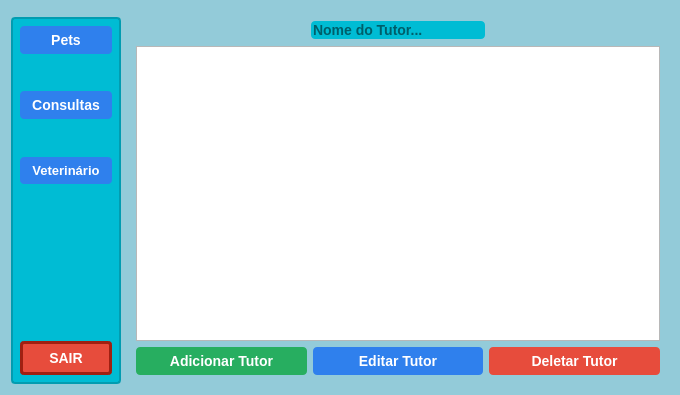
<?xml version="1.0" encoding="UTF-8"?>
<ui version="4.0">
 <class>Form</class>
 <widget class="QWidget" name="Form">
  <property name="geometry">
   <rect>
    <x>0</x>
    <y>0</y>
    <width>680</width>
    <height>395</height>
   </rect>
  </property>
  <property name="windowTitle">
   <string>Tela Recepcionista - Tutor</string>
  </property>
  <property name="styleSheet">
   <string notr="true">QWidget#Form {
    background-color: #93cbd9;
}</string>
  </property>
  <layout class="QGridLayout" name="gridLayout_2">
   <item row="0" column="0">
    <spacer name="verticalSpacer_5">
     <property name="orientation">
      <enum>Qt::Vertical</enum>
     </property>
     <property name="sizeHint" stdset="0">
      <size>
       <width>20</width>
       <height>1</height>
      </size>
     </property>
    </spacer>
   </item>
   <item row="0" column="1" rowspan="3">
    <widget class="QWidget" name="widget_3" native="true">
     <layout class="QGridLayout" name="gridLayout">
      <item row="0" column="0">
       <layout class="QHBoxLayout" name="horizontalLayout">
        <item>
         <spacer name="horizontalSpacer">
          <property name="orientation">
           <enum>Qt::Horizontal</enum>
          </property>
          <property name="sizeHint" stdset="0">
           <size>
            <width>40</width>
            <height>20</height>
           </size>
          </property>
         </spacer>
        </item>
        <item>
         <widget class="QLineEdit" name="tutorInput">
          <property name="styleSheet">
           <string notr="true">    font-family: &quot;Arial&quot;, sans-serif;
    font-size: 14px;
    font-weight: bold;
background-color: #00bcd4;
    border-radius: 4px;
    border: none;</string>
          </property>
          <property name="placeholderText">
           <string>Nome do Tutor...</string>
          </property>
         </widget>
        </item>
        <item>
         <spacer name="horizontalSpacer_2">
          <property name="orientation">
           <enum>Qt::Horizontal</enum>
          </property>
          <property name="sizeHint" stdset="0">
           <size>
            <width>40</width>
            <height>20</height>
           </size>
          </property>
         </spacer>
        </item>
       </layout>
      </item>
      <item row="1" column="0">
       <widget class="QTableWidget" name="table">
        <property name="styleSheet">
         <string notr="true">QHeaderView::section {
    background-color: #00bcd4;
    color: black; 
    padding: 4px;
    font-size: 14px; 
    font-weight: bold;
    border: 1px solid #007f8f;
}</string>
        </property>
       </widget>
      </item>
      <item row="2" column="0">
       <layout class="QHBoxLayout" name="horizontalLayout_3">
        <item>
         <widget class="QPushButton" name="addTutorBTN">
          <property name="styleSheet">
           <string notr="true">QPushButton {
    background-color: #27ae60;
    color: white;
    border-radius: 4px;
    border: none;
    padding: 6px 12px;
    font-family: &quot;Arial&quot;, sans-serif;
    font-size: 14px;
    font-weight: bold;
}
QPushButton:hover {
    background-color: #219150;
}
</string>
          </property>
          <property name="text">
           <string>Adicionar Tutor</string>
          </property>
         </widget>
        </item>
        <item>
         <widget class="QPushButton" name="editTutorBTN">
          <property name="styleSheet">
           <string notr="true">QPushButton {
    background-color: #2f80ed;
    color: white;
    border: none;
    border-radius: 4px;
    padding: 6px 12px;
    font-family: &quot;Arial&quot;, sans-serif;
    font-size: 14px;
    font-weight: bold;
}
QPushButton:hover {
    background-color: #1c64d1;
}</string>
          </property>
          <property name="text">
           <string>Editar Tutor</string>
          </property>
         </widget>
        </item>
        <item>
         <widget class="QPushButton" name="delTutorBTN">
          <property name="styleSheet">
           <string notr="true">QPushButton {
    background-color: #e74c3c;
    color: white;
    border-radius: 4px;
    border: none;
    padding: 6px 12px;
    font-family: &quot;Arial&quot;, sans-serif;
    font-size: 14px;
    font-weight: bold;
}
QPushButton:hover {
    background-color: #c0392b;
}
</string>
          </property>
          <property name="text">
           <string>Deletar Tutor</string>
          </property>
         </widget>
        </item>
       </layout>
      </item>
     </layout>
    </widget>
   </item>
   <item row="1" column="0">
    <widget class="QWidget" name="widget_2" native="true">
     <property name="enabled">
      <bool>true</bool>
     </property>
     <property name="styleSheet">
      <string notr="true">background-color: #00bcd4;
border: 2px solid #029cb0; 
border-radius: 4px;
padding: 6px 12px;</string>
     </property>
     <layout class="QVBoxLayout" name="verticalLayout">
      <item>
       <widget class="QPushButton" name="petsBTN">
        <property name="styleSheet">
         <string notr="true">QPushButton {
    background-color: #2f80ed;
    color: white;
    border: none;
    border-radius: 4px;
    padding: 6px 12px;
    font-family: &quot;Arial&quot;, sans-serif;
    font-size: 14px;
    font-weight: bold;
}
QPushButton:hover {
    background-color: #1c64d1;
}</string>
        </property>
        <property name="text">
         <string>Pets</string>
        </property>
       </widget>
      </item>
      <item>
       <spacer name="verticalSpacer_3">
        <property name="orientation">
         <enum>Qt::Vertical</enum>
        </property>
        <property name="sizeHint" stdset="0">
         <size>
          <width>20</width>
          <height>80</height>
         </size>
        </property>
       </spacer>
      </item>
      <item>
       <widget class="QPushButton" name="consultasBTN">
        <property name="styleSheet">
         <string notr="true">QPushButton {
    background-color: #2f80ed;
    color: white;
    border: none;
    border-radius: 4px;
    padding: 6px 12px;
    font-family: &quot;Arial&quot;, sans-serif;
    font-size: 14px;
    font-weight: bold;
}
QPushButton:hover {
    background-color: #1c64d1;
}</string>
        </property>
        <property name="text">
         <string>Consultas</string>
        </property>
       </widget>
      </item>
      <item>
       <spacer name="verticalSpacer_7">
        <property name="orientation">
         <enum>Qt::Vertical</enum>
        </property>
        <property name="sizeHint" stdset="0">
         <size>
          <width>20</width>
          <height>80</height>
         </size>
        </property>
       </spacer>
      </item>
      <item>
       <widget class="QPushButton" name="vetBTN">
        <property name="styleSheet">
         <string notr="true">QPushButton {
    background-color: #2f80ed;
    color: white;
    border: none;
    border-radius: 4px;
    padding: 6px 12px;
    font-family: &quot;Arial&quot;, sans-serif;
    font-size: 13px;
    font-weight: bold;
}
QPushButton:hover {
    background-color: #1c64d1;
}</string>
        </property>
        <property name="text">
         <string>Veterinário</string>
        </property>
       </widget>
      </item>
      <item>
       <spacer name="verticalSpacer_4">
        <property name="orientation">
         <enum>Qt::Vertical</enum>
        </property>
        <property name="sizeHint" stdset="0">
         <size>
          <width>20</width>
          <height>200</height>
         </size>
        </property>
       </spacer>
      </item>
      <item>
       <widget class="QPushButton" name="sairBTN">
        <property name="styleSheet">
         <string notr="true">QPushButton {
    background-color: #e74c3c;
    color: white;
    border-radius: 4px;
    border: 3px solid #a02012;
    padding: 6px 12px;
    font-family: &quot;Arial&quot;, sans-serif;
    font-size: 14px;
    font-weight: bold;
}
QPushButton:hover {
    background-color: #c0392b;
    border: 1px solid #701008;
}
</string>
        </property>
        <property name="text">
         <string>SAIR</string>
        </property>
       </widget>
      </item>
     </layout>
    </widget>
   </item>
   <item row="2" column="0">
    <spacer name="verticalSpacer_6">
     <property name="orientation">
      <enum>Qt::Vertical</enum>
     </property>
     <property name="sizeHint" stdset="0">
      <size>
       <width>20</width>
       <height>1</height>
      </size>
     </property>
    </spacer>
   </item>
  </layout>
 </widget>
 <resources/>
 <connections/>
</ui>
